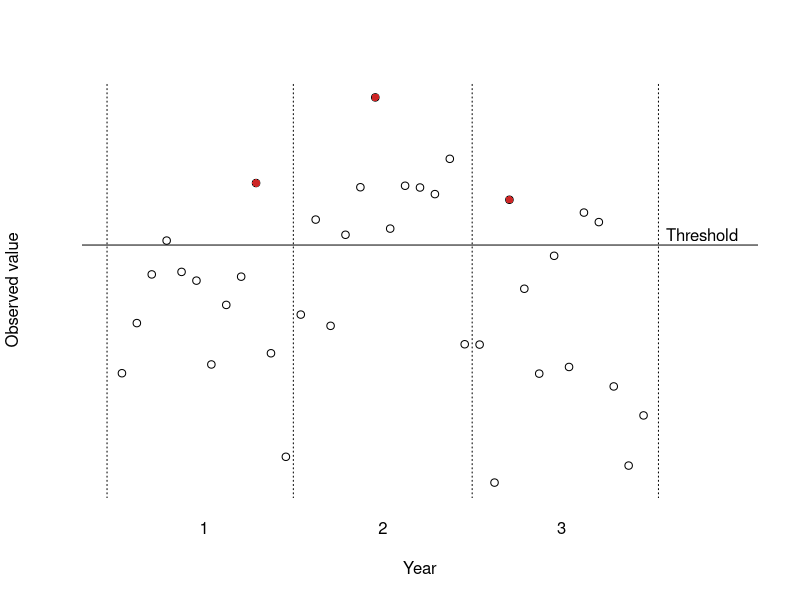
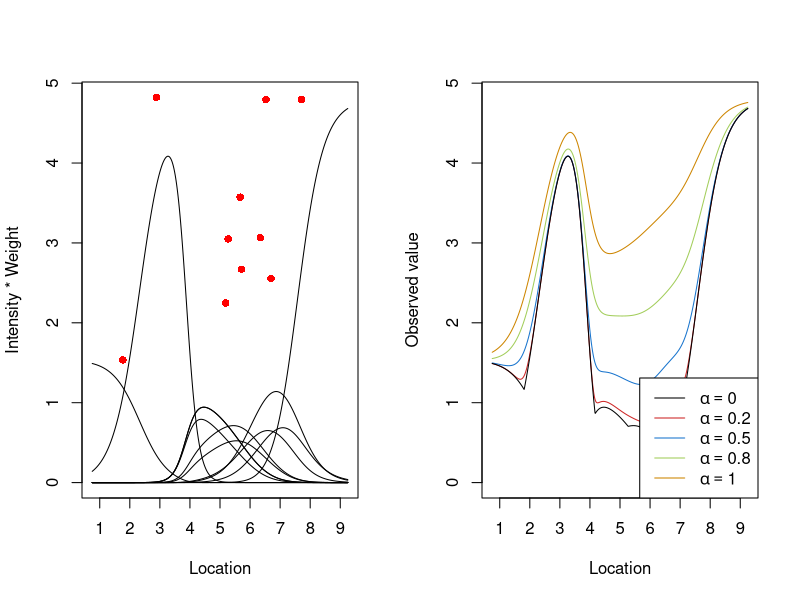

R code for these plots, in order:
rm(list=ls())
set.seed(200)
months <- seq(1:36)
month1 <- rnorm(12, 0.5, 0.5) - (months[1:12] - 6.5)^2 / 50
month2 <- rnorm(12, 1, 0.3) - (months[1:12] - 6.5)^2 / 50
month3 <- rnorm(12, 0.5, 0.5) - (months[1:12] - 6.5)^2 / 50

plot(months, c(month1, month2, month3), ylab="Observed value", xlab="Year",
     axes=F, xlim=c(0, 42))
axis(1, at=c(6.5, 18.5, 30.5), labels=c(1, 2, 3), lwd=0)
points(months[c(10, 18, 27)], c(month1[10], month2[6], month3[3]), pch=16,
       col="firebrick3")
abline(v=c(0, 12.5, 24.5, 37), lty=3)
abline(h=0.63)
text(x=37.5, y=0.65, adj=c(0, 0), labels="Threshold")

set.seed(200)
knots <- runif(10, 1, 9)
xplot <- seq(0.75, 9.25, 0.01)
rho <- 0.5
weight <- matrix(0, nrow=length(knots), ncol=length(xplot))
for (i in 1:length(knots)) {
  weight[i, ] <- exp(-0.5 * (xplot - knots[i])^2 / rho)
}
sumweight <- apply(weight, 2, sum)
for(j in 1:length(xplot)) {
  weight[, j] <- weight[, j] / sumweight[j]
}

intensity <- rgamma(length(knots), 10, 3)
intensity.weight <- matrix(0, nrow=length(knots), ncol=length(xplot))
for (k in 1:length(knots)) {
  intensity.weight[k, ] <- intensity[k] * weight[k, ]
}


value.0.0 <- value.0.2 <- value.0.5 <- value.0.8 <- value.1 <- rep(0, length(xplot))

alpha <- 0.5
for (i in 1:length(xplot)) {
  value.0.5[i] <- (sum((intensity * weight[, i])^(1 / alpha)))^alpha
}

alpha <- 0.8
for (i in 1:length(xplot)) {
  value.0.8[i] <- (sum((intensity * weight[, i])^(1 / alpha)))^alpha
}

alpha <- 0.2
for (i in 1:length(xplot)) {
  value.0.2[i] <- (sum((intensity * weight[, i])^(1 / alpha)))^alpha
}

alpha <- 0
for (i in 1:length(xplot)) {
  value.0.0[i] <- max(intensity * weight[, i])
}

alpha <- 1
for (i in 1:length(xplot)) {
  value.1[i] <-sum((intensity * weight[, i]))
}

quartz(width=12, height=6)
par(mfrow=c(1, 2))
range <- range(intensity.weight, intensity)
plot(xplot, intensity[1] * weight[1, ], type="l", ylim=range,
    ylab="Intensity * Weight", xlab="Location", xaxt="n")
axis(1, at=c(1:9))
for (k in 1:length(knots)) {
  lines(xplot, intensity[k] * weight[k, ])
}
points(knots, intensity, pch=16, col="red")

plot(xplot, value.0.2, type="l", ylim=range,
     xaxt="n", xlab="Location", ylab="Observed value", col="firebrick3")
lines(xplot, value.0.5, col="dodgerblue3")
lines(xplot, value.0.8, col="darkolivegreen3")
lines(xplot, value.0.0, col="black")
lines(xplot, value.1, col="orange3")
axis(1, at=c(1:9))
legend1 <- as.expression(bquote(alpha==0.0))
legend2 <- as.expression(bquote(alpha==0.2))
legend3 <- as.expression(bquote(alpha==0.5))
legend4 <- as.expression(bquote(alpha==0.8))
legend5 <- as.expression(bquote(alpha==1.0))
legend("bottomright", legend=c(legend1, legend2, legend3, legend4, legend5), lty=1,
       col=c("black", "firebrick3", "dodgerblue3", "darkolivegreen3", "orange3"))
